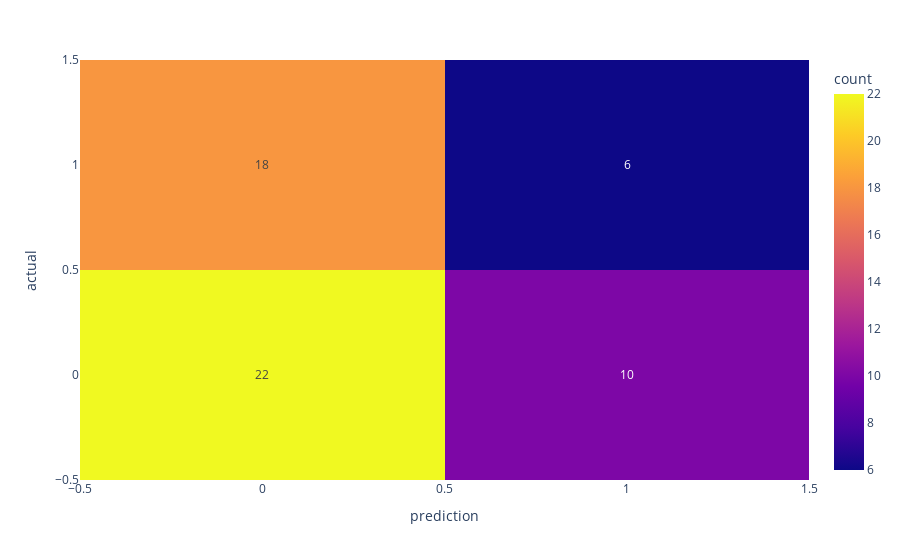

Notebook code cell kept with this figure:
### Markdown cell above
From the above graphs it's difficult to discern if there is a relationship between the variables, so we move on to another visualization.

### Code cell
import plotly.express as px
# cm = confusionmatrix()
fig = px.density_heatmap(sentiments, x="prediction", y="actual", text_auto=True)
fig.show()

### Figure 1 — Plotly figure (JSON) as saved in the notebook; plotly's stock layout.template omitted (floating-point values rounded to 4 significant figures)
{"data": [{"coloraxis": "coloraxis", "hovertemplate": "prediction=%{x}<br>actual=%{y}<br>count=%{z}<extra></extra>", "name": "", "texttemplate": "%{z}", "type": "histogram2d", "x": [0, 1, 0, 0, 0, 1, 0, 1, 1, 0, 0, 0, 0, 1, 1, 1, 1, 1, 1, 1, 1, 1, 1, 0, 0, 0, 0, 0, 0, 0, 0, 0, 0, 0, 0, 0, 0, 0, 0, 1, 0, 0, 0, 0, 0, 0, 0, 1, 0, 0, 0, 0, 0, 0, 0, 0], "xaxis": "x", "xbingroup": "x", "y": [0, 0, 1, 0, 0, 0, 0, 1, 0, 1, 1, 0, 1, 0, 1, 1, 0, 0, 0, 1, 1, 0, 1, 0, 1, 0, 1, 1, 1, 0, 1, 0, 0, 0, 0, 0, 1, 0, 0, 0, 1, 1, 0, 1, 0, 0, 0, 0, 1, 0, 0, 1, 1, 0, 1, 1], "yaxis": "y", "ybingroup": "y"}], "layout": {"autosize": true, "coloraxis": {"colorbar": {"title": {"text": "count"}}, "colorscale": [[0, "#0d0887"], [0.1111, "#46039f"], [0.2222, "#7201a8"], [0.3333, "#9c179e"], [0.4444, "#bd3786"], [0.5556, "#d8576b"], [0.6667, "#ed7953"], [0.7778, "#fb9f3a"], [0.8889, "#fdca26"], [1, "#f0f921"]]}, "legend": {"tracegroupgap": 0}, "margin": {"t": 60}, "xaxis": {"anchor": "y", "autorange": true, "domain": [0, 1], "range": [-0.5, 1.5], "title": {"text": "prediction"}, "type": "linear"}, "yaxis": {"anchor": "x", "autorange": true, "domain": [0, 1], "range": [-0.5, 1.5], "title": {"text": "actual"}, "type": "linear"}}}
